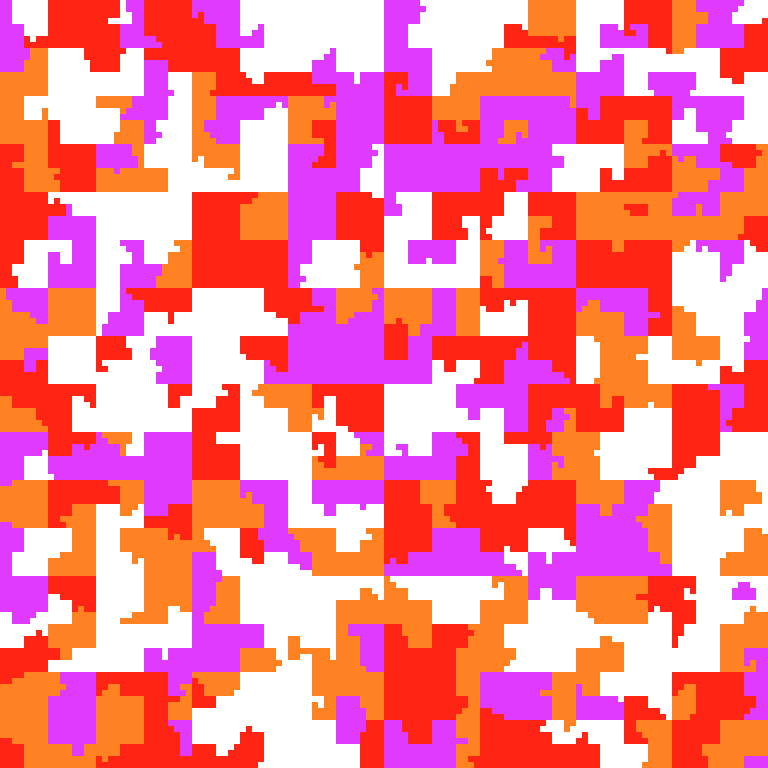
Frame 1 (no input)
Frame 60 (the mouse pressed at the canvas centre just before this capture): identical to frame 1, image omitted
Frame 120 (the mouse held since frame 60 and released just before this capture): identical to frame 1, image omitted

The Processing sketch that drew this single still picture (run headless with seeded random() and noise(); from frame 60 on, the mouse is pressed at the canvas centre):

// Processing sketch: v1_4HilbertCurve
// ── v1_4HilbertCurve.pde
int N = 7 ; // order of the Hilbert Curve
int SIZE_OF_A_SQUARE = 6 ; // in pixels
int SIZE_OF_MATRIX = int(pow(2,N)) ; // in squares

color[] COLOURS = { color(225,58,255) ,color(225,58,255) ,  color(255,129,33) , color(255,129,33) , color(255,36,20) ,color(255,36,20) , color(255,255,255) , color(255,255,255) , color(255,255,255) }; // violet orange rouge blanc

float PROBABILITY_OF_CHANGING_COLOUR(int length_of_the_serie) {
  return length_of_the_serie * 0.001 ;
}

String rotationGauche( String code ){
  String res = "" ;
  for( int k = code.length() - 1 ; k >= 0 ; k-- ){
    if( code.charAt(k) == 'u' ){ res += 'r' ;} ;
    if( code.charAt(k) == 'r' ){ res += 'd' ;} ;
    if( code.charAt(k) == 'd' ){ res += 'l' ;} ;
    if( code.charAt(k) == 'l' ){ res += 'u' ;} ;
  } ;
  return res ;
}
String rotationDroite( String code ){
  String res = "" ;
  for( int k = code.length() - 1 ; k >= 0 ; k-- ){
    if( code.charAt(k) == 'u' ){ res += 'l' ;} ;
    if( code.charAt(k) == 'r' ){ res += 'u' ;} ;
    if( code.charAt(k) == 'd' ){ res += 'r' ;} ;
    if( code.charAt(k) == 'l' ){ res += 'd' ;} ;
  } ;
  return res ;
}

String hilbertCode( int N ){
  if( N == 1 ) {
    return "urd" ;
  }
  else{
    String code = hilbertCode(N-1) ;
    return rotationDroite(code) + "u" + code + "r" + code + "d" + rotationGauche(code) ;
  }
}

int size_of_canvas = SIZE_OF_A_SQUARE * SIZE_OF_MATRIX ;
void settings() {
  size( size_of_canvas , size_of_canvas ) ;
}

void setup() {
    noStroke() ;
    translate( 0 , height - SIZE_OF_A_SQUARE ) ;
    CurrentState S = new CurrentState(0,0) ;
    String code = hilbertCode( N ) ;
    
    for( int k = 0 ; k < code.length() ; k++ ){
      S.DrawASquare() ;
      if( code.charAt(k) == 'u' ){ S.y -= SIZE_OF_A_SQUARE ;} ;
      if( code.charAt(k) == 'r' ){ S.x += SIZE_OF_A_SQUARE ;} ;
      if( code.charAt(k) == 'd' ){ S.y += SIZE_OF_A_SQUARE ;} ;
      if( code.charAt(k) == 'l' ){ S.x -= SIZE_OF_A_SQUARE ;} ;
    } ;
    S.DrawASquare() ;
}

void draw(){}

void keyPressed(){
    println("Saving . . . ") ;
    String time = year()+"_"+month()+"_"+day()+"_"+hour()+"_"+minute()+"_"+second() ;
    save("z"+time+".png") ;
    println("Saved") ;
}

// ── CurrentState.pde
public class CurrentState {
 
  int x , y ;
  color colour ;
  int length_of_the_serie = 0 ;
  
  CurrentState( int x_pos , int y_pos ) {
    x = x_pos ;
    y = y_pos ;
    colour = COLOURS[ int(random(COLOURS.length)) ] ;
  };
  
  void DrawASquare(){
    
     fill( colour ) ;
     rect( x , y , SIZE_OF_A_SQUARE , SIZE_OF_A_SQUARE ) ;
     
     if ( random(1) < PROBABILITY_OF_CHANGING_COLOUR(length_of_the_serie) ) {
       colour = COLOURS[ int(random(COLOURS.length)) ] ;
       length_of_the_serie = 0 ;
     }
     else {
      length_of_the_serie += 1 ;
     } ;
     
  };
  
}
